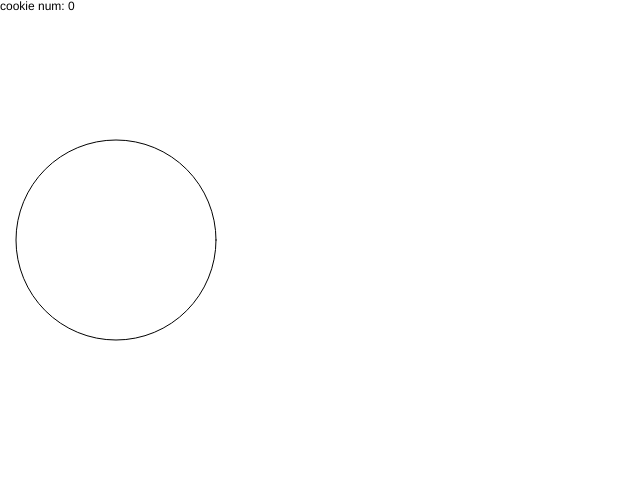
Frame 1 (no input)
Frame 60 (no input): identical to frame 1, image omitted
Frame 120 (the mouse pressed at the canvas centre since frame 60): identical to frame 1, image omitted

The p5.js sketch that drew this single still picture (run headless with seeded random() and noise() and a simulated clock; from frame 60 on, the mouse is pressed at the canvas centre):

// p5.js sketch
// ── sketch.js
const SCREEN_HEIGHT = 480;
const SCREEN_WIDTH = 640;

const COOKIE_SIZE = 200;
const COOKIE_X = COOKIE_SIZE / 2 + 16;
const COOKIE_Y = SCREEN_HEIGHT / 2;

let score = 0;
function setup() {
    createCanvas(SCREEN_WIDTH, SCREEN_HEIGHT);
    frameRate(60);
}

function draw_Cookie() {
    circle(COOKIE_X, COOKIE_Y, COOKIE_SIZE);
}
function click_Cookie() {
    // Check how far the mouse is from the circle
    let distanceToCookie = dist(mouseX, mouseY, COOKIE_X, COOKIE_Y);

    // If the mouse is closer to the circle's center than the circle's radius,
    // that means the player clicked on it
    if (distanceToCookie < COOKIE_SIZE) {
        // Give the player a point
        score += 1;
    }
}

function mousePressed() {
    click_Cookie();
}

function draw() {
    background(255);
    text(`cookie num: ${score}`, 0, 10);
    draw_Cookie();
}

// ── style.css
main > canvas {
    border: solid
}
